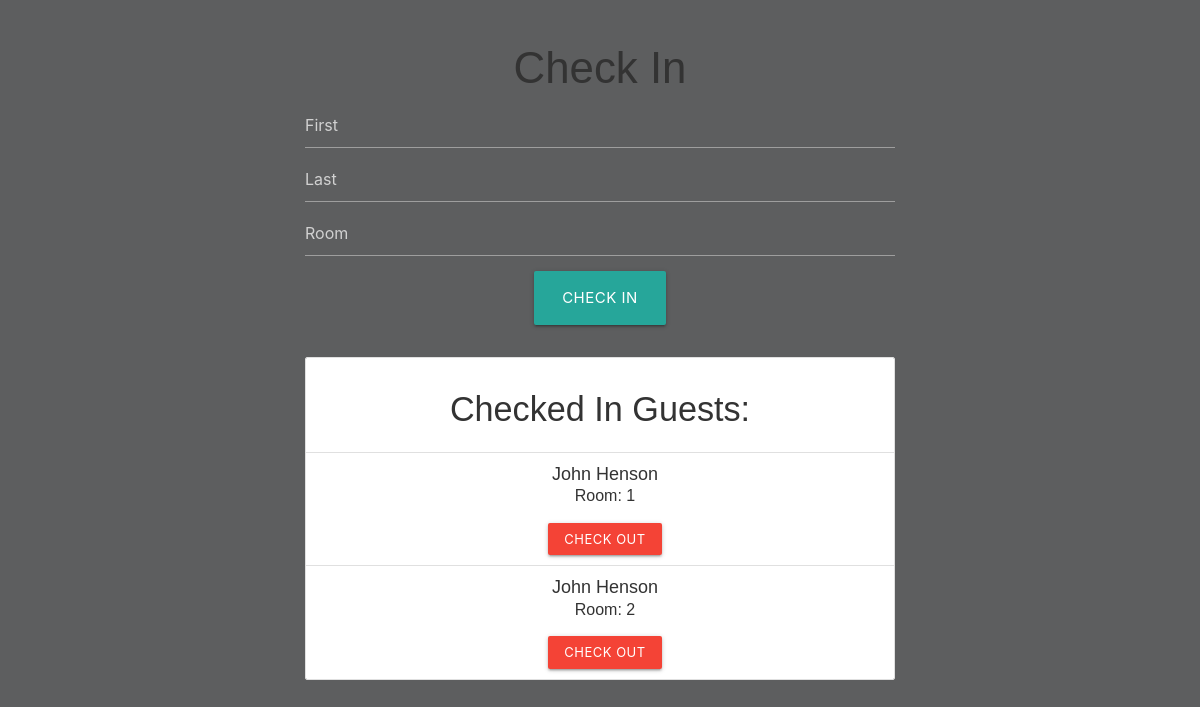
The app's page /, older data.
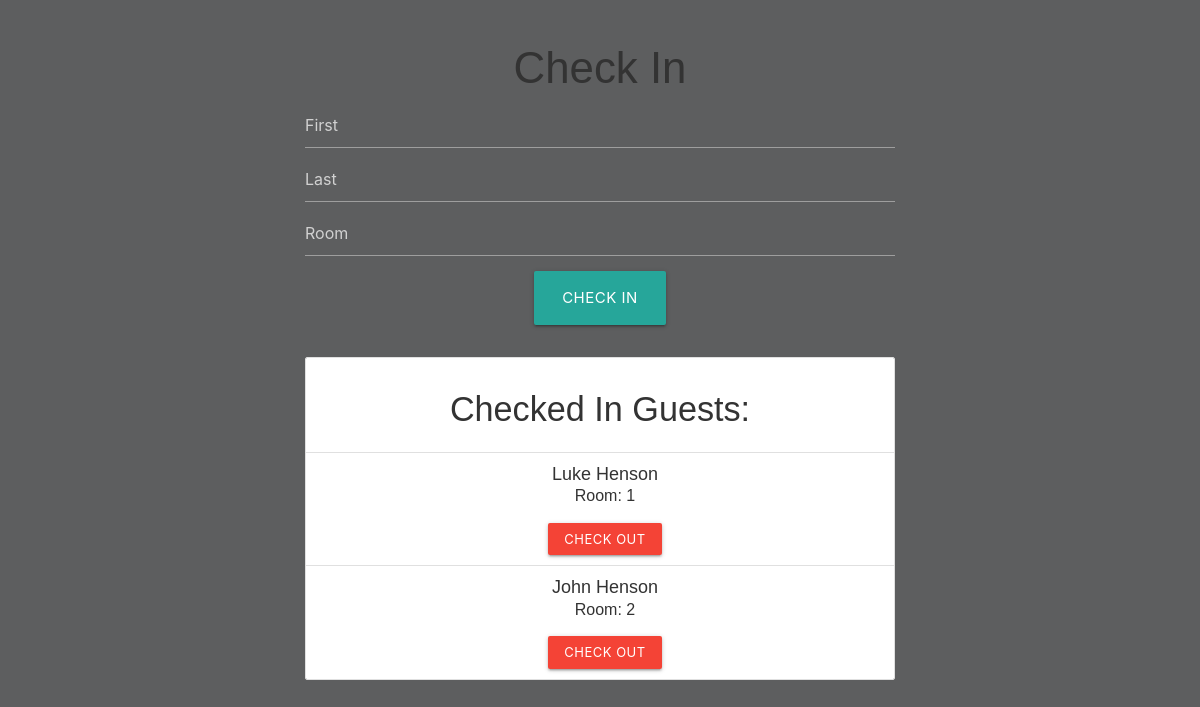
The same page, newer data.
### application/models.py (models this page shows, shortened)
class Guest(db.Model):
    __tablename__ = 'guests'
    id = db.Column(db.Integer, primary_key = True, unique=True)
    firstName = db.Column(db.String(100))
    lastName = db.Column(db.String(100))
    roomNumber = db.Column(db.Integer)

### application/routes.py (the view)
@app.route('/')
def index():
    return render_template('index.html', guests=Guest.query.all())

### application/templates/index.html (shortened to what this page needs)
<!DOCTYPE html>
<html lang="en">
<head>
    <link rel="stylesheet" href="https://cdnjs.cloudflare.com/ajax/libs/materialize/1.0.0/css/materialize.min.css">
    <link rel="stylesheet" href="../static/style.css">
</head>
<body style="background-color: rgb(93, 94, 95);">
    <div class='container'>
        <div>
            <form action="/submit" method="POST">
                <div class="form-group">
                    <h3 style="text-align: center;">Check In</h3>
                    <input id="icon_prefix" type="text" name="guestFirstName" placeholder="First" style="color:rgb(218, 218, 218);">
                    <input type="text" name="guestLastName" placeholder="Last" style="color:rgb(218, 218, 218);">
                    <input type="text" name="roomNumber" placeholder="Room" style="color:rgb(218, 218, 218);">
                </div>
                <div style="text-align: center;">
                    <button type="submit" class="btn-large waves-effect waves-dark">Check In</button>
                </div>
            </form>
        </div>
        <br>
        <div style="text-align: center;">
            <ul class="collection with-header">
                <li class="collection-header"><h4>Checked In Guests:</h4></li>
                {% for guest in guests %}
                <li class="collection-item">
                <form action="/delete/{{ guest.id }}" method="POST">
                        <p style="font-size: 18px;">
                        {{ guest.firstName }}
                        {{ guest.lastName }}
                        </p>
                        <p style="font-size: 16px;">
                            Room: {{ guest.roomNumber}}
                        </p>
                        <button style="margin-top: 15px" type="submit" class="btn-small red">Check Out</button>
                </form>
                </li>
                {% endfor %}
            </ul>
        </div>
    </div>
</body>
</html>

### application/static/style.css (style rules this page uses)
* { box-sizing: border-box; margin: 0; padding: 0; }
body { background: #5a5a5a; font-family: Arial, Helvetica, sans-serif; color: #333; line-height: 1.6; }
.container { max-width: 650px; margin: 1rem auto; overflow: auto; padding: 0 2rem; }
h3 { margin-bottom: 10px; }
p { text-align: center; }
.form-group { margin: 1rem 0; }
input[type='text'], select, textarea { display: block; width: 100%; padding: 0.4rem; font-size: 1.2rem; border: 1px solid #ccc; }

Row changes from the older to the newer data that the page shows:
changed Guest: firstName "John" → "Luke"
